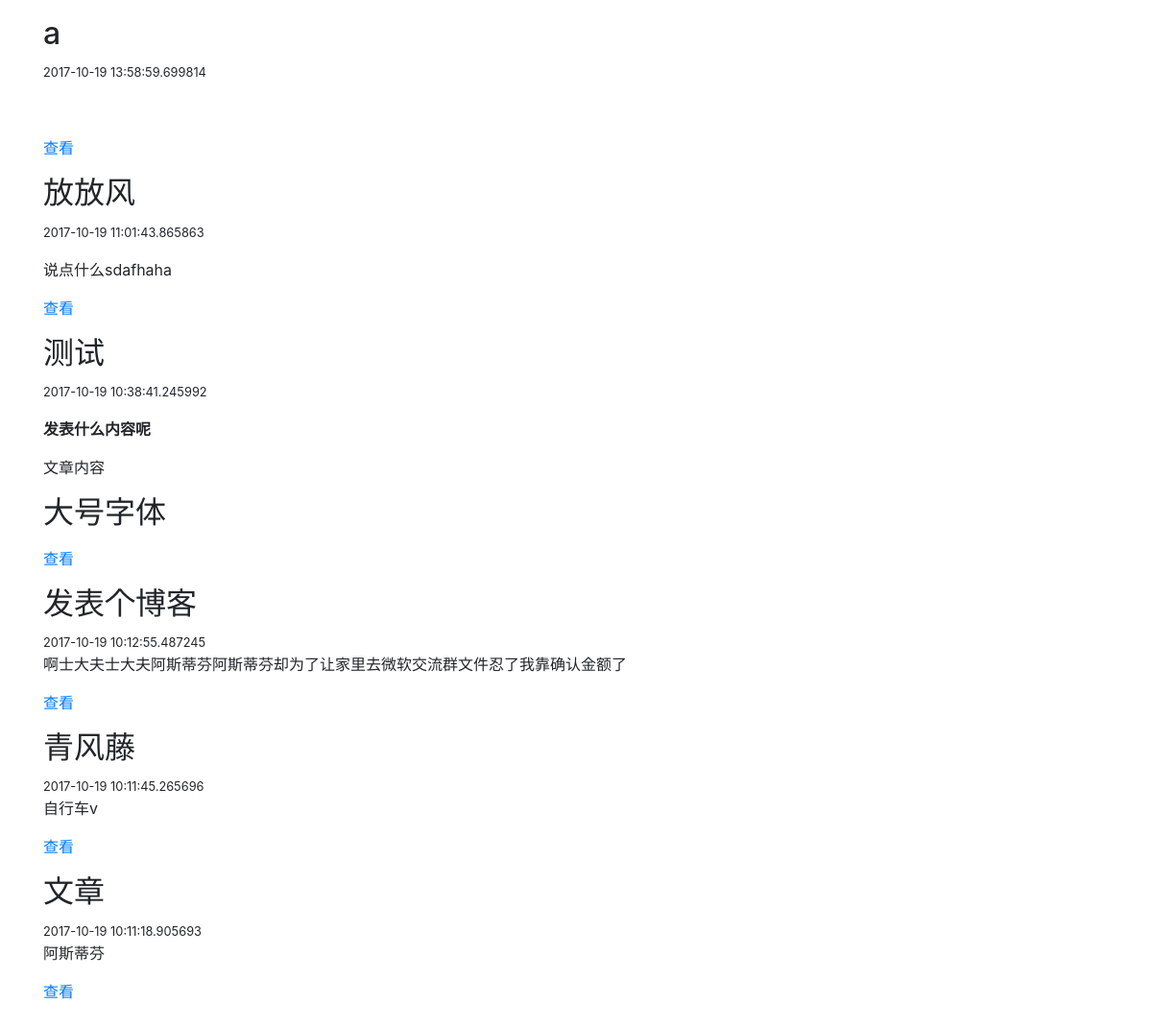
/blog/home, run on an earlier commit of the app's database.
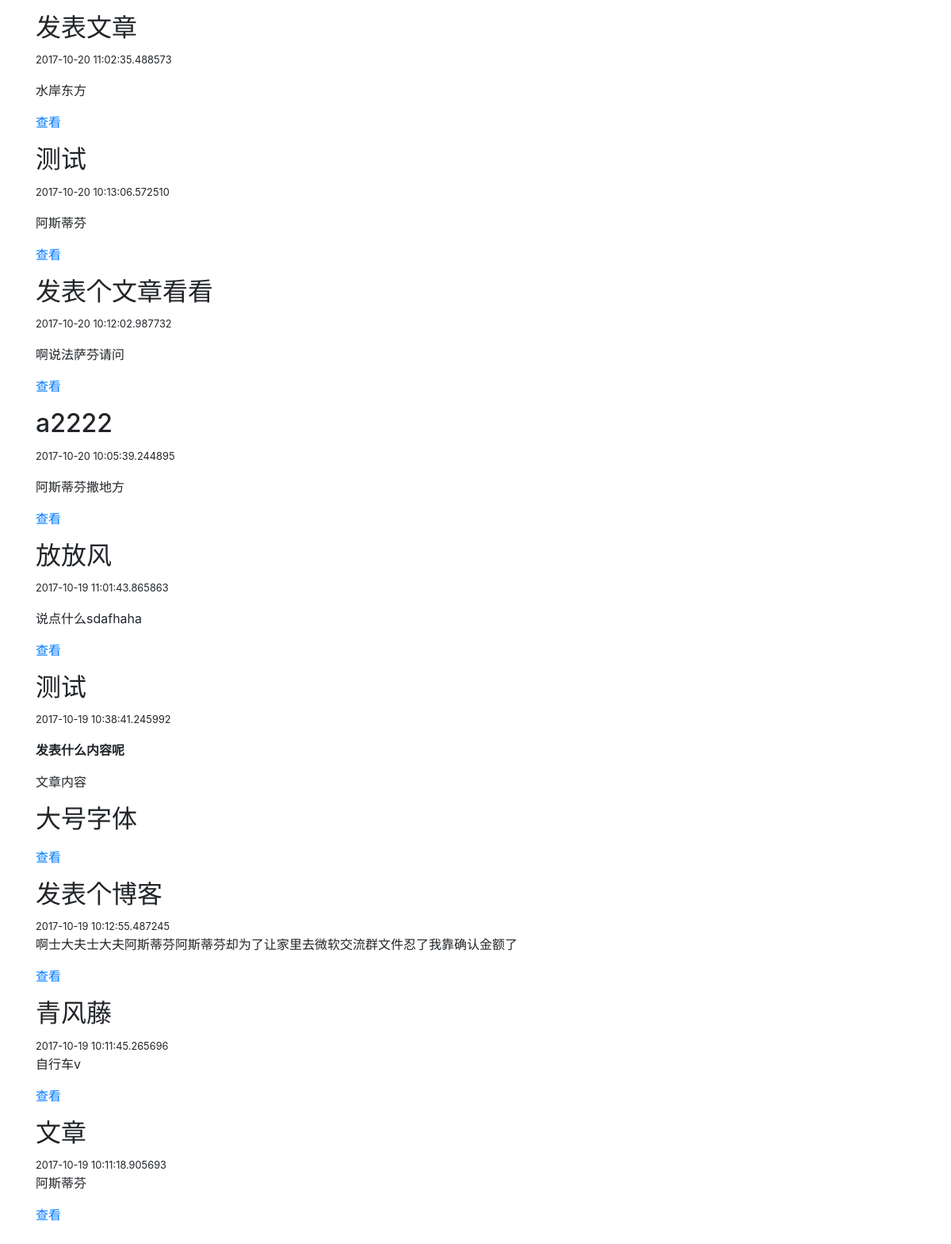
And on a later commit of the database.
### webapp/models.py (models this page shows, shortened)
class Post(db.Model):
    id = db.Column(db.Integer(), primary_key=True)
    title = db.Column(db.String(255))
    text = db.Column(db.Text())
    publish_date = db.Column(db.DateTime())
    comments = db.relationship('Comment', backref='post', lazy='dynamic')
    user_id = db.Column(db.Integer(), db.ForeignKey('user.id'))
    tags = db.relationship('Tag', secondary=tags, backref=db.backref('posts', lazy='dynamic'))

### webapp/controllers/blog.py (the view)
@blog_blueprint.route('/home')
def home():
    posts = Post.query.order_by(Post.publish_date.desc()).limit(20).all()
    return render_template('home.html', posts=posts)

### webapp/controllers/blog.py (called while the page is built)
@blog_blueprint.before_request
def before_request():
    g.search_form = SearchForm()
    g.tags = Tag.query.all()

### webapp/templates/blog/home.html (shortened to what this page needs)
{% extends "base.html" %}
{% block body %}
    {% for post in posts %}
    <div >
        <h2>{{ post.title }}</h2>
        <small>{{ post.publish_date }}</small>
        <p>{{ post.text | safe | truncate(200)}}</p>
        <p><a class="uk-button uk-button-text" href="{{ url_for('.post',post_id=post.id) }}">查看</a></p>
    </div >
    {% endfor %}
{% endblock %}

### webapp/templates/main/base.html (shortened to what this page needs)
<!DOCTYPE html>
<html lang="en">
<head>
    <link rel="stylesheet" href="https://maxcdn.bootstrapcdn.com/bootstrap/4.0.0-beta/css/bootstrap.min.css"
>
    <link rel="stylesheet" type="text/css" href="/static/public.css">
</head>
<body>
<div class="container">
    <div class="row flex-xl-nowrap">
        <main class="bd-content col-12 col-md-12 col-xl-10 py-md-3 ">
            {% block body %}
            {% endblock %}
        </main>
    </div>
</div>
</body>
</html>

### webapp/static/public.css (style rules this page uses)
.bd-content { order: 1; }

What changed in the data, as far as the page shows it:
added Post: title "发表文章", publish_date "2017-10-20 11:02:35.488573", text "水岸东方"
added Post: title "测试", publish_date "2017-10-20 10:13:06.572510", text "阿斯蒂芬"
added Post: title "发表个文章看看", publish_date "2017-10-20 10:12:02.987732", text "啊说法萨芬请问"
changed Post: title "a" → "a2222"; publish_date "2017-10-19 13:58:59.699814" → "2017-10-20 10:05:39.244895"; text (not shown) → "阿斯蒂芬撒地方"
